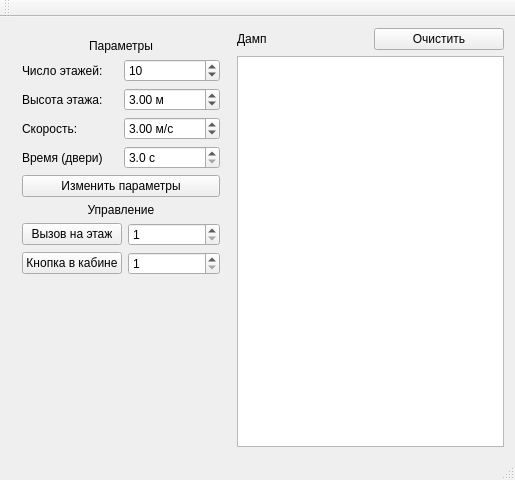
<?xml version="1.0" encoding="UTF-8"?>
<ui version="4.0">
 <class>MainWindow</class>
 <widget class="QMainWindow" name="MainWindow">
  <property name="geometry">
   <rect>
    <x>0</x>
    <y>0</y>
    <width>515</width>
    <height>480</height>
   </rect>
  </property>
  <property name="minimumSize">
   <size>
    <width>515</width>
    <height>480</height>
   </size>
  </property>
  <property name="windowTitle">
   <string>Имитатор лифта</string>
  </property>
  <widget class="QWidget" name="centralWidget">
   <layout class="QGridLayout" name="gridLayout_5">
    <item row="0" column="0">
     <widget class="QWidget" name="widget" native="true">
      <property name="maximumSize">
       <size>
        <width>220</width>
        <height>410</height>
       </size>
      </property>
      <layout class="QGridLayout" name="gridLayout_4">
       <item row="1" column="0">
        <layout class="QGridLayout" name="gridLayout_3">
         <item row="1" column="0">
          <widget class="QPushButton" name="pb_floor">
           <property name="text">
            <string>Вызов на этаж</string>
           </property>
          </widget>
         </item>
         <item row="2" column="0">
          <widget class="QPushButton" name="pb_lift">
           <property name="text">
            <string>Кнопка в кабине</string>
           </property>
          </widget>
         </item>
         <item row="1" column="1">
          <widget class="QSpinBox" name="sb_floor">
           <property name="minimum">
            <number>1</number>
           </property>
           <property name="maximum">
            <number>20</number>
           </property>
          </widget>
         </item>
         <item row="2" column="1">
          <widget class="QSpinBox" name="sb_lift">
           <property name="minimum">
            <number>1</number>
           </property>
           <property name="maximum">
            <number>20</number>
           </property>
          </widget>
         </item>
         <item row="0" column="0" colspan="2">
          <widget class="QLabel" name="label_6">
           <property name="text">
            <string>Управление</string>
           </property>
           <property name="alignment">
            <set>Qt::AlignCenter</set>
           </property>
          </widget>
         </item>
        </layout>
       </item>
       <item row="0" column="0">
        <layout class="QGridLayout" name="gridLayout_2">
         <item row="3" column="1">
          <widget class="QDoubleSpinBox" name="sb_speed">
           <property name="suffix">
            <string> м/с</string>
           </property>
           <property name="minimum">
            <double>0.100000000000000</double>
           </property>
           <property name="maximum">
            <double>10.000000000000000</double>
           </property>
           <property name="value">
            <double>3.000000000000000</double>
           </property>
          </widget>
         </item>
         <item row="5" column="0" colspan="2">
          <widget class="QPushButton" name="pb_apply">
           <property name="text">
            <string>Изменить параметры</string>
           </property>
          </widget>
         </item>
         <item row="2" column="1">
          <widget class="QDoubleSpinBox" name="sb_hFloor">
           <property name="suffix">
            <string> м</string>
           </property>
           <property name="minimum">
            <double>2.000000000000000</double>
           </property>
           <property name="maximum">
            <double>6.000000000000000</double>
           </property>
           <property name="singleStep">
            <double>0.100000000000000</double>
           </property>
           <property name="value">
            <double>3.000000000000000</double>
           </property>
          </widget>
         </item>
         <item row="1" column="1">
          <widget class="QSpinBox" name="sb_nFloor">
           <property name="minimum">
            <number>5</number>
           </property>
           <property name="maximum">
            <number>20</number>
           </property>
           <property name="value">
            <number>10</number>
           </property>
          </widget>
         </item>
         <item row="2" column="0">
          <widget class="QLabel" name="label_3">
           <property name="text">
            <string>Высота этажа:</string>
           </property>
          </widget>
         </item>
         <item row="1" column="0">
          <widget class="QLabel" name="label_2">
           <property name="text">
            <string>Число этажей:</string>
           </property>
          </widget>
         </item>
         <item row="0" column="0" colspan="2">
          <widget class="QLabel" name="label_5">
           <property name="text">
            <string>Параметры</string>
           </property>
           <property name="alignment">
            <set>Qt::AlignCenter</set>
           </property>
          </widget>
         </item>
         <item row="3" column="0">
          <widget class="QLabel" name="label_4">
           <property name="text">
            <string>Скорость:</string>
           </property>
          </widget>
         </item>
         <item row="4" column="0">
          <widget class="QLabel" name="label_7">
           <property name="text">
            <string>Время (двери)</string>
           </property>
          </widget>
         </item>
         <item row="4" column="1">
          <widget class="QDoubleSpinBox" name="sb_doorTime">
           <property name="suffix">
            <string> c</string>
           </property>
           <property name="decimals">
            <number>1</number>
           </property>
           <property name="minimum">
            <double>3.000000000000000</double>
           </property>
           <property name="maximum">
            <double>20.000000000000000</double>
           </property>
          </widget>
         </item>
        </layout>
       </item>
       <item row="2" column="0">
        <spacer name="verticalSpacer">
         <property name="orientation">
          <enum>Qt::Vertical</enum>
         </property>
         <property name="sizeHint" stdset="0">
          <size>
           <width>20</width>
           <height>40</height>
          </size>
         </property>
        </spacer>
       </item>
      </layout>
     </widget>
    </item>
    <item row="0" column="1" rowspan="2">
     <layout class="QGridLayout" name="gridLayout">
      <item row="0" column="0">
       <widget class="QLabel" name="label">
        <property name="text">
         <string>Дамп</string>
        </property>
       </widget>
      </item>
      <item row="0" column="1">
       <widget class="QPushButton" name="pb_clearDump">
        <property name="text">
         <string>Очистить</string>
        </property>
       </widget>
      </item>
      <item row="1" column="0" colspan="2">
       <widget class="QTextEdit" name="textEdit">
        <property name="html">
         <string>&lt;!DOCTYPE HTML PUBLIC &quot;-//W3C//DTD HTML 4.0//EN&quot; &quot;http://www.w3.org/TR/REC-html40/strict.dtd&quot;&gt;
&lt;html&gt;&lt;head&gt;&lt;meta name=&quot;qrichtext&quot; content=&quot;1&quot; /&gt;&lt;style type=&quot;text/css&quot;&gt;
p, li { white-space: pre-wrap; }
&lt;/style&gt;&lt;/head&gt;&lt;body style=&quot; font-family:'MS Shell Dlg 2'; font-size:8.25pt; font-weight:400; font-style:normal;&quot;&gt;
&lt;p style=&quot;-qt-paragraph-type:empty; margin-top:0px; margin-bottom:0px; margin-left:0px; margin-right:0px; -qt-block-indent:0; text-indent:0px;&quot;&gt;&lt;br /&gt;&lt;/p&gt;&lt;/body&gt;&lt;/html&gt;</string>
        </property>
       </widget>
      </item>
     </layout>
    </item>
    <item row="1" column="0">
     <spacer name="verticalSpacer_2">
      <property name="orientation">
       <enum>Qt::Vertical</enum>
      </property>
      <property name="sizeHint" stdset="0">
       <size>
        <width>20</width>
        <height>40</height>
       </size>
      </property>
     </spacer>
    </item>
   </layout>
  </widget>
  <widget class="QMenuBar" name="menuBar">
   <property name="geometry">
    <rect>
     <x>0</x>
     <y>0</y>
     <width>515</width>
     <height>21</height>
    </rect>
   </property>
  </widget>
  <widget class="QToolBar" name="mainToolBar">
   <attribute name="toolBarArea">
    <enum>TopToolBarArea</enum>
   </attribute>
   <attribute name="toolBarBreak">
    <bool>false</bool>
   </attribute>
  </widget>
  <widget class="QStatusBar" name="statusBar"/>
 </widget>
 <layoutdefault spacing="6" margin="11"/>
 <resources/>
 <connections/>
</ui>
